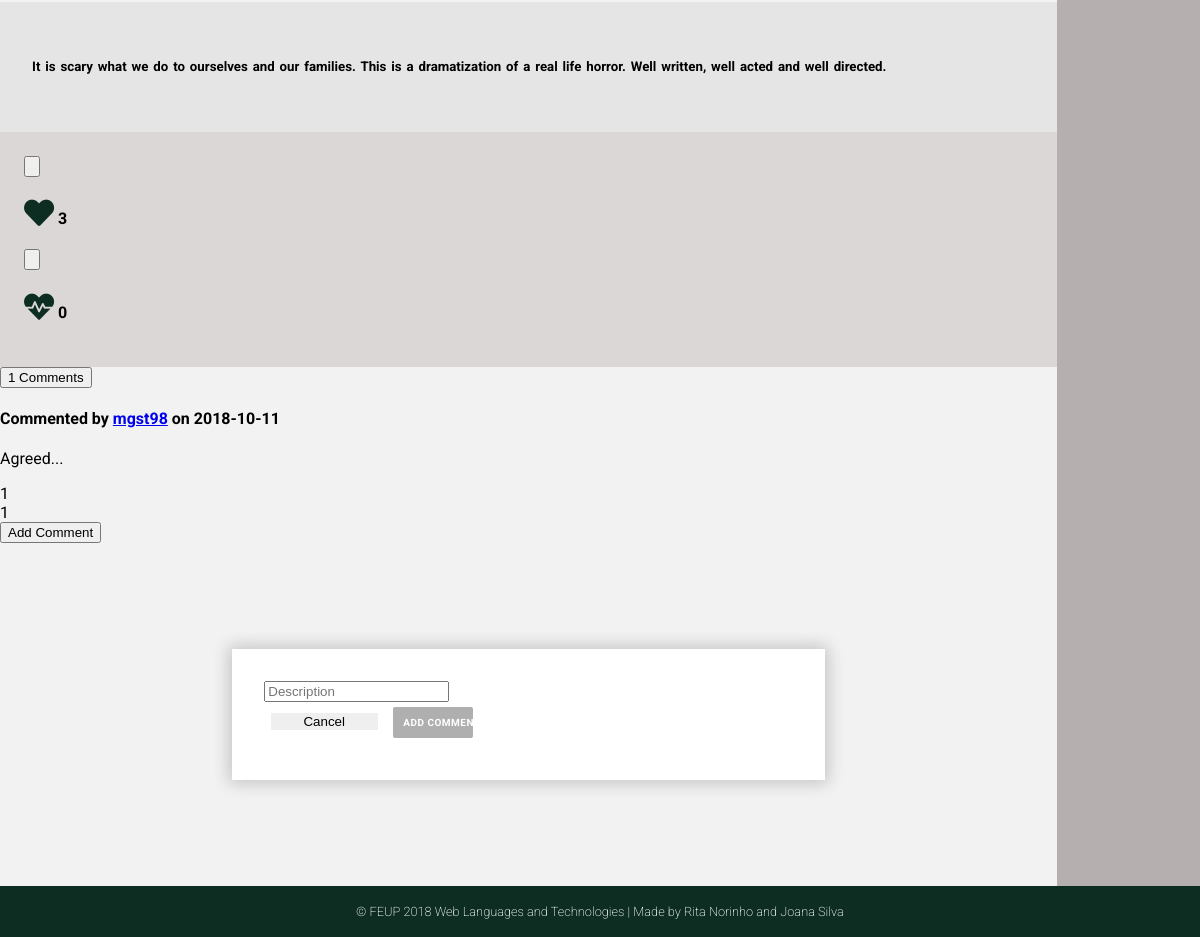
The app's page /pages/profile.php (signed in, lower part), older data.
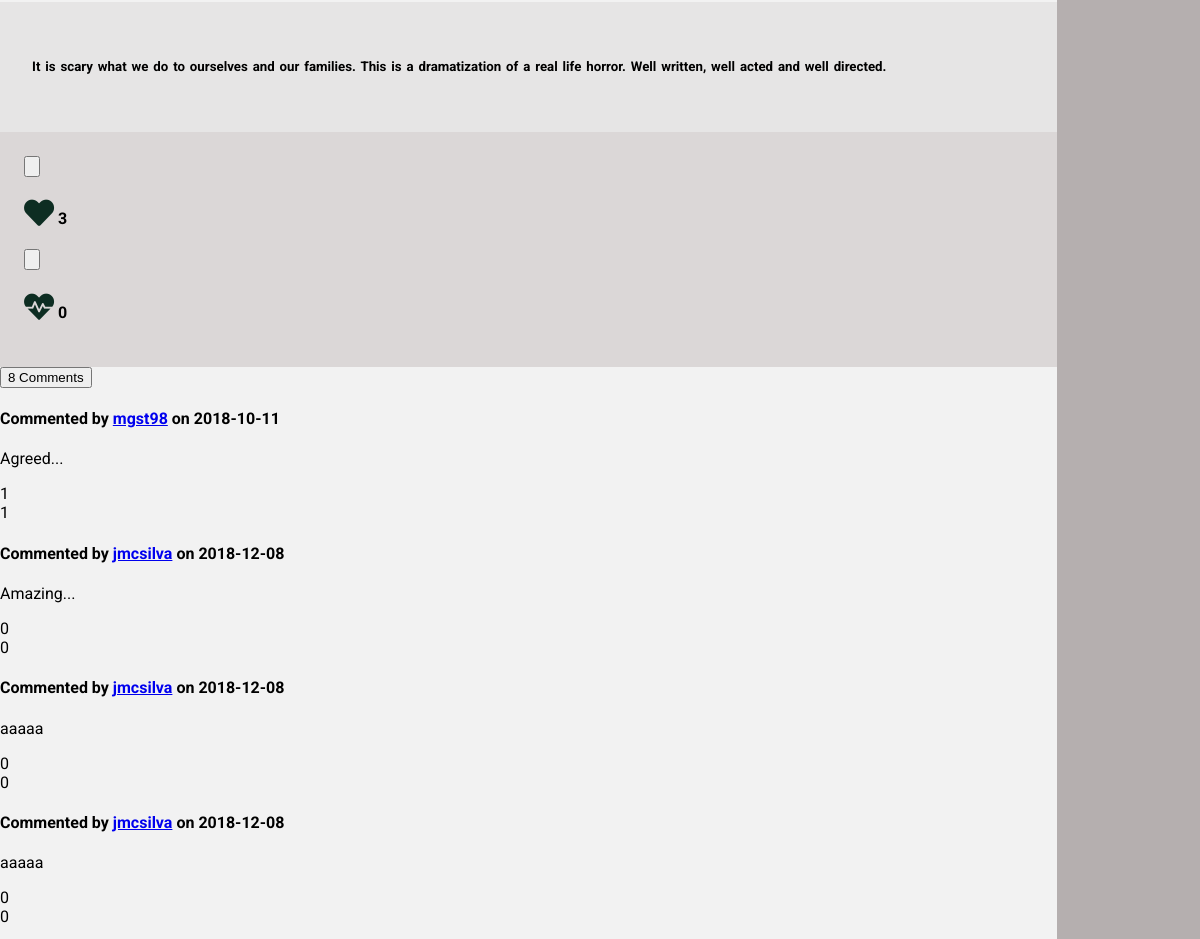
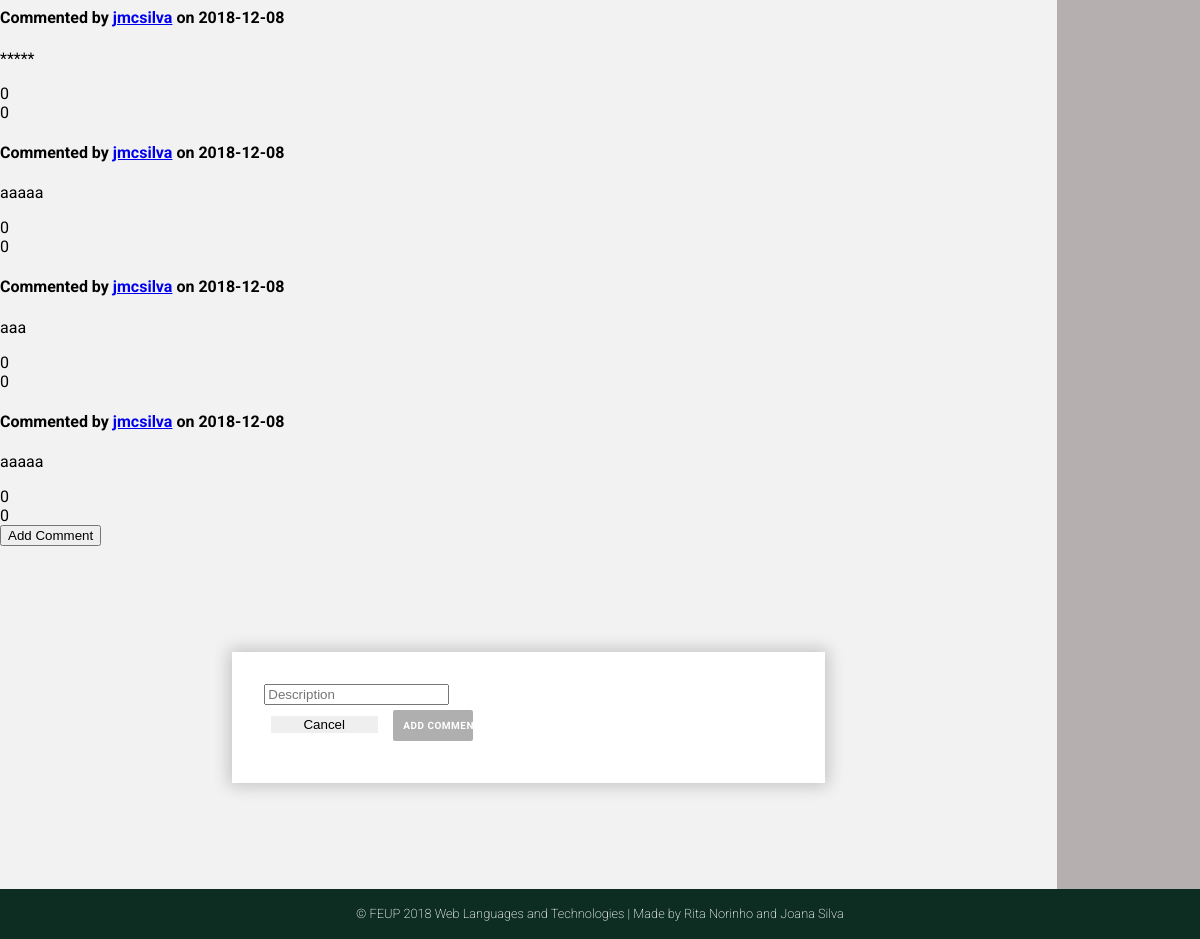
The same page, newer data (2 pictures, top to bottom).
### tables this page shows
CREATE TABLE Review (
    ID          INTEGER PRIMARY KEY AUTOINCREMENT,
    Title       STRING  NOT NULL,
    UserID      INTEGER REFERENCES User(ID) ON DELETE CASCADE,
    MovieID     INTEGER REFERENCES Movie(ID) ON DELETE CASCADE,
    ReviewDate  DATE NOT NULL,
    Description STRING NOT NULL
    
);

CREATE TABLE Comment (
    ID          INTEGER PRIMARY KEY AUTOINCREMENT,
    UserID      INTEGER REFERENCES User(ID) ON DELETE CASCADE,
    CommentDate DATE NOT NULL,
    ReviewID    INTEGER REFERENCES Review(ID) ON DELETE CASCADE,
    Description STRING NOT NULL
    
);

### pages/profile.php (called while the page is built, shortened)
<?php
    include_once('../templates/common/tpl_header.php');
    include_once('../templates/tpl_profile.php');
    include_once('../templates/tpl_draw_reviews.php');
    include_once('../templates/common/tpl_footer.php');
    include_once('../database/db_user.php');
    include_once('../database/db_comments.php');
    if (isset($_GET['username'])){
        $username=$_GET['username'];
    }
    else {
        $username=$_SESSION['username'];
    }
    $user_info = getUserInfo($username);
    $user_reviews=getUserReviews($username);
    foreach ($user_reviews as $k => $review){
        $user_reviews[$k]['MovieName'] = getMovieName($review['MovieID']);
        $user_reviews[$k]['UserName'] = $user_info['Username'];
        $user_reviews[$k]['NumberComments'] = getNumberComments($review['ID'],$review['UserID']);
        $user_reviews[$k]['Heart'] = getLikesReview($review['ID']);
        $user_reviews[$k]['Dislike'] = getDisLikesReview($review['ID']);
        $user_reviews[$k]['Comments']=getCommentsReview($review['ID']);
        foreach($user_reviews[$k]['Comments'] as $j => $comment){
            $user_reviews[$k]['Comments'][$j]['Username']=getUsername($comment['UserID']);
            $user_reviews[$k]['Comments'][$j]['Likes']=getLikesComment($comment['ID']);
            $user_reviews[$k]['Comments'][$j]['Dislikes']=getDislikesComment($comment['ID']);
        }
    }
    draw_profile($user_info,$user_reviews);
?>

### database/db_user.php (called while the page is built, shortened)
<?php
  function getID($username) {
    $db = Database::instance()->db();
    try {
      $stmt = $db->prepare('SELECT ID FROM User WHERE username = ?');
      $stmt->execute(array($username));
      if($row = $stmt->fetch()){
        return $row['ID'];
      }
    }catch(PDOException $e) {
      return -1;
    }
  }
  function getUserReviews($username){
    $id=getID($username);
    $db = Database::instance()->db();
    $allReviews= $db->prepare('SELECT * FROM Review WHERE UserID = ?');
    $allReviews->execute(array($id));
    $reviews= $allReviews->fetchAll();
    return $reviews;
  }
?>

### database/db_comments.php (called while the page is built, shortened)
<?php
function getCommentsReview($reviewId)
{
  $db = Database::instance()->db();
  $stmt = $db->prepare('SELECT * FROM Comment WHERE ReviewID = ?');
  $stmt->execute(array($reviewId));
  $allReviews= $stmt->fetchAll();
  return $allReviews;
}
?>

### templates/tpl_comment.php (the view)
<?php function draw_comment($comment){?>
<div class="comment" data-id="<?=$comment['ID']?>" user-id="<?=$comment['UserID']?>">
<h4> Commented by
<a href="profile.php?username=<?php echo htmlentities($comment['Username'])?>"><?=$comment['Username']?></a>
  on <?=$comment['CommentDate']?></h4>
  <p><?=$comment['Description']?></p>
  <span class="likes"><?=$comment['Likes']?></span> <br>
  <span class="dislikes"><?=$comment['Dislikes']?></span>
  </div>
  <?php }?>

### templates/common/tpl_header.php (shortened to what this page needs)
<!DOCTYPE html>
<html>
<head>
    <link rel="stylesheet" href="../css/style.css">
    <link rel="stylesheet" href="https://use.fontawesome.com/releases/v5.3.1/css/all.css">
</head>

### templates/tpl_profile.php (shortened to what this page needs)
<body>
<?php function draw_profile($userinfo, $reviews) { ?>
<div class="profile_container">
    <div class="side_nav">
    </div>
     <div class="profile_reviews">
        <?php draw_reviews($reviews); ?>
    </div>
    <div class="profile_footer">
         <?php draw_footer(); ?>
    </div>
    </div>
<?php } ?>
    </body>
    </html>

### templates/tpl_draw_reviews.php (shortened to what this page needs)
 <?php include_once(__DIR__.'/tpl_review.php');
        include_once(__DIR__.'/tpl_comment.php');
         ?>
<body>
    <?php function draw_reviews($reviews){?>
    <?php foreach($reviews as $review){?>
        <article data-id="<?=$review['ID']?>" user-id="<?=$review['UserID']?>">
        <div class="review_content">
            <h5><?=$review['Description']?></h5>
        </div>
        <div class="review_likes">
                <div class="likes">
                    <input type="button">
                    <h4><span class="fas fa-heart" ></span>
                    <?=$review['Heart']?></h4>
                </div>
                <div class="dislikes">
                    <input type="button">
                    <h4><span class="fas fa-heartbeat"></span>
                    <?=$review['Dislike']?></h4>
                </div>
        </div>
         <div class="comments">
         <input type="button" value="<?=$review['NumberComments']?> Comments">
            <div class="allComments">
            <?php foreach($review['Comments'] as $comment){?>
                <?php draw_comment($comment)?>
            <?php }?>
            </div>
            <input type="button" name="addComment" value="Add Comment">
            <div class="add_comment" class="popup">
                <div class="popup-content">
                 <form method="post" id="addCommentForm">
                    <input type="textarea" id="description" placeholder="Description" required><br>
                    <input onclick="closeBox('Add Comment')" type="button" value="Cancel">
                    <input type="submit" value="Add Comment">
                </form>
                </div>
            </div>
        </div>
        </article>
        <?php }?>
    <?php }?>
</body>

### templates/common/tpl_footer.php
<?php function draw_footer(){?>
<footer>
    <p> &#169; FEUP 2018 Web Languages and Technologies | Made by Rita Norinho and Joana Silva  </p>
</footer>
<?php } ?>

### css/style.css (style rules this page uses)
body { margin: 0 auto; font-family: 'Roboto', sans-serif; --bg-color-dark: #0D2D22; --bg-color-light: #0ED1C1; --panel-color: #FFFFFF; --logo-font-color: #00311D; --input-color: #f2f2f2; --bg-color-nav:rgba(14, 209, 193, 0.548); --bg-color-sidenav:rgba(177, 171, 171, 0.932); --color-buttons:rgb(175, 175, 175); background-image: url('../assets/background.jpg'); background-position: center; background-attachment: fixed; background-repeat: no-repeat; background-size: cover; }
footer p { padding:1.4em; text-align: center; background-color: var(--bg-color-dark); font-size: 0.8em; font-weight: 200; color:white; margin:0; }
div.profile_container { background-color: var(--input-color); background-image: none; display: grid; font-family: "Roboto", 'sans-serif'; grid-template-columns: auto 6fr 1fr; grid-template-rows: auto 1fr auto auto auto; grid-template-areas: "header header header" "image info goto" "nav nav goto" "reviews reviews goto" "footer footer footer"; }
.Reviews p button, .Reviews input[type="submit"], .edit_profile input[type="submit"], .comments input[type="submit"] { cursor: pointer; border: 0; width: 11em; }
.edit_profile a , .Reviews p a,.Reviews p button, .upload_photo .file_btn, .upload_photo input[type="submit"], .Reviews input[type="submit"], .edit_profile input[type="submit"], .comments input[type="submit"], .popup input[type="submit"], .popup input[type="button"] { float: right; letter-spacing: 0.05em; font-family: "Roboto",'sans-serif'; text-transform: uppercase; text-decoration: none; font-weight: bold; background: var(--color-buttons); padding: 10px; color: var(--panel-color); font-size: 10px; border-radius: 2px; }
.side_nav { background-color: var(--bg-color-sidenav); grid-area: goto; font-size: 25px; font-family: "Roboto",sans-serif; }
div.profile_reviews { grid-area: reviews; }
.review_content { margin: 0; font-family: 'Roboto', sans-serif; background-color: #d8d5d579; font-size: 16px; font-weight: 200; word-spacing: 0.1em; padding: 2em; line-height: 1.6; }
.review_likes { background-color: #c0b8b879; padding: 1.5em; }
.likes h4 span, .dislikes h4 span { font-size: 30px; color: var(--bg-color-dark); }
.comments input[type="submit"] { margin:0 auto; float: none; }
.profile_footer { grid-area: footer; }
.popup-content { display: flex; flex-direction: column; max-height: 60%; width: 50%; padding: 2em; margin: 10% auto; background: white; box-shadow: 0 0 1em 0.2em rgba(0, 0, 0, 0.2); }
.popup-content input[type="submit"], .popup-content input[type="button"] { border:0; margin: 0.5em; margin-bottom: 1em; width: 8em; }

Row changes from the older to the newer data that the page shows:
computed for review: NumberComments "1 Comments" → "8 Comments"
added comment: Username "jmcsilva", CommentDate "2018-12-08", Description "Amazing...", Likes "0", Dislikes "0"
added comment: Username "jmcsilva", CommentDate "2018-12-08", Description "aaaaa", Likes "0", Dislikes "0"
added comment: Username "jmcsilva", CommentDate "2018-12-08", Description "aaaaa", Likes "0", Dislikes "0"
added comment: Username "jmcsilva", CommentDate "2018-12-08", Description "*****", Likes "0", Dislikes "0"
added comment: Username "jmcsilva", CommentDate "2018-12-08", Description "aaaaa", Likes "0", Dislikes "0"
added comment: Username "jmcsilva", CommentDate "2018-12-08", Description "aaa", Likes "0", Dislikes "0"
added comment: Username "jmcsilva", CommentDate "2018-12-08", Description "aaaaa", Likes "0", Dislikes "0"
